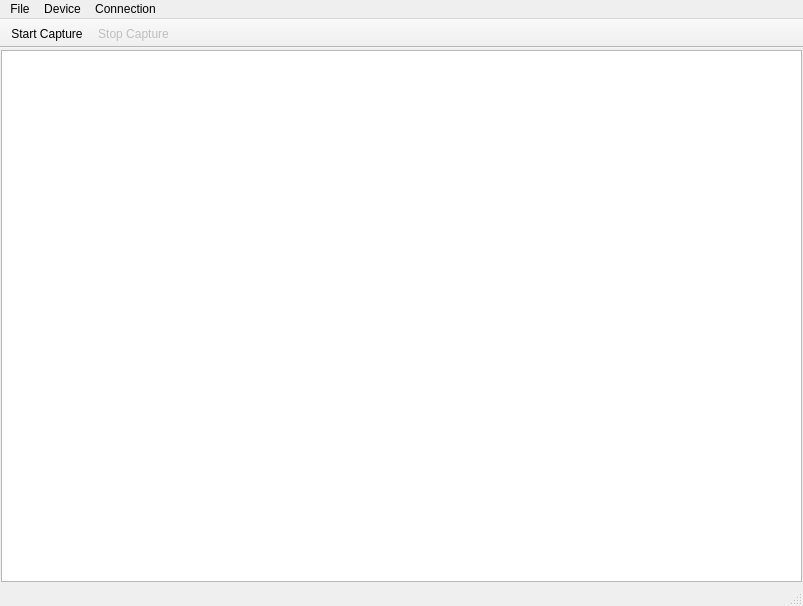
<ui version="4.0" >
 <class>MainWindow</class>
 <widget class="QMainWindow" name="MainWindow" >
  <property name="geometry" >
   <rect>
    <x>0</x>
    <y>0</y>
    <width>803</width>
    <height>606</height>
   </rect>
  </property>
  <property name="windowTitle" >
   <string comment="Analyzes IP traffic" >IPanalyzer</string>
  </property>
  <property name="windowIcon" >
   <iconset resource="../res/images.qrc" >:/net/preferences-system-network.png</iconset>
  </property>
  <property name="toolButtonStyle" >
   <enum>Qt::ToolButtonTextBesideIcon</enum>
  </property>
  <property name="dockOptions" >
   <set>QMainWindow::AnimatedDocks</set>
  </property>
  <property name="unifiedTitleAndToolBarOnMac" >
   <bool>false</bool>
  </property>
  <widget class="QWidget" name="centralwidget" >
   <layout class="QGridLayout" >
    <property name="leftMargin" >
     <number>1</number>
    </property>
    <property name="topMargin" >
     <number>2</number>
    </property>
    <property name="rightMargin" >
     <number>1</number>
    </property>
    <property name="bottomMargin" >
     <number>2</number>
    </property>
    <item row="0" column="0" >
     <widget class="QListView" name="listView" />
    </item>
   </layout>
  </widget>
  <widget class="QMenuBar" name="menubar" >
   <property name="geometry" >
    <rect>
     <x>0</x>
     <y>0</y>
     <width>803</width>
     <height>24</height>
    </rect>
   </property>
   <widget class="QMenu" name="menuDevice" >
    <property name="title" >
     <string>Device</string>
    </property>
    <addaction name="actionStart" />
    <addaction name="actionStop" />
   </widget>
   <widget class="QMenu" name="menuConnection" >
    <property name="title" >
     <string>Connection</string>
    </property>
    <addaction name="actionAnalyze" />
   </widget>
   <widget class="QMenu" name="menuFile" >
    <property name="title" >
     <string>File</string>
    </property>
    <addaction name="actionOptions" />
    <addaction name="separator" />
    <addaction name="actionExit" />
   </widget>
   <addaction name="menuFile" />
   <addaction name="menuDevice" />
   <addaction name="menuConnection" />
  </widget>
  <widget class="QStatusBar" name="statusbar" />
  <widget class="QToolBar" name="toolBar" >
   <property name="windowTitle" >
    <string>toolBar</string>
   </property>
   <property name="autoFillBackground" >
    <bool>true</bool>
   </property>
   <property name="movable" >
    <bool>false</bool>
   </property>
   <attribute name="toolBarArea" >
    <enum>TopToolBarArea</enum>
   </attribute>
   <attribute name="toolBarBreak" >
    <bool>false</bool>
   </attribute>
   <addaction name="actionStart" />
   <addaction name="actionStop" />
  </widget>
  <action name="actionStart" >
   <property name="enabled" >
    <bool>true</bool>
   </property>
   <property name="icon" >
    <iconset resource="../res/images.qrc" >:/control/media-playback-start.png</iconset>
   </property>
   <property name="text" >
    <string>Start Capture</string>
   </property>
   <property name="statusTip" >
    <string>Starts capture on selected interface</string>
   </property>
   <property name="shortcut" >
    <string>Ctrl+C</string>
   </property>
  </action>
  <action name="actionStop" >
   <property name="enabled" >
    <bool>false</bool>
   </property>
   <property name="icon" >
    <iconset resource="../res/images.qrc" >:/control/media-playback-stop.png</iconset>
   </property>
   <property name="text" >
    <string>Stop Capture</string>
   </property>
   <property name="statusTip" >
    <string>Stops capture on selcted interface</string>
   </property>
   <property name="shortcut" >
    <string>Ctrl+C</string>
   </property>
  </action>
  <action name="actionAnalyze" >
   <property name="icon" >
    <iconset resource="../res/images.qrc" >:/net/dialog-information.png</iconset>
   </property>
   <property name="text" >
    <string>Analyze</string>
   </property>
  </action>
  <action name="actionOptions" >
   <property name="icon" >
    <iconset resource="../res/images.qrc" >:/file/system-run.png</iconset>
   </property>
   <property name="text" >
    <string>Options</string>
   </property>
  </action>
  <action name="actionExit" >
   <property name="icon" >
    <iconset resource="../res/images.qrc" >:/file/application-exit.png</iconset>
   </property>
   <property name="text" >
    <string>Exit</string>
   </property>
  </action>
 </widget>
 <resources>
  <include location="../res/images.qrc" />
 </resources>
 <connections>
  <connection>
   <sender>actionExit</sender>
   <signal>triggered()</signal>
   <receiver>MainWindow</receiver>
   <slot>close()</slot>
   <hints>
    <hint type="sourcelabel" >
     <x>-1</x>
     <y>-1</y>
    </hint>
    <hint type="destinationlabel" >
     <x>399</x>
     <y>299</y>
    </hint>
   </hints>
  </connection>
 </connections>
</ui>
